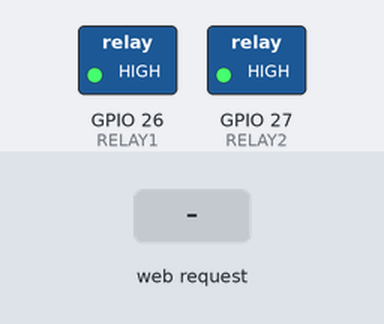
Bench run of a sketch on a simulated ESP32. On the bench: switched loads named in the sketch (green lamp = pin HIGH). The test bench sets the inputs (shaded band). WiFi joins after 1.5 s; servers stay silent unless stated; what the sketch prints to the serial monitor is not drawn.

Above: at 2.7 s.
2.8 s: HTTP request GET /lighton received
At 4.0 s:
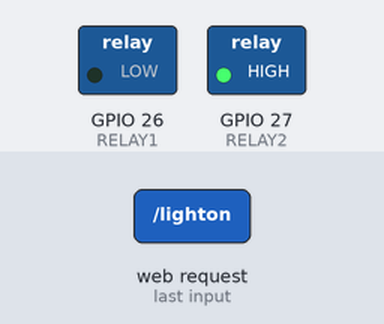
4.3 s: HTTP request GET /fanon received
At 5.4 s:
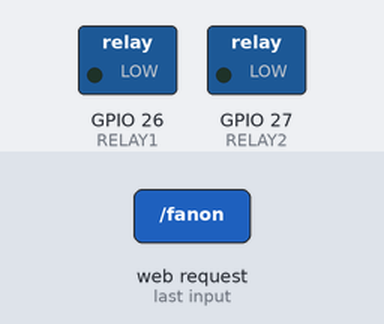
5.8 s: HTTP request GET /lightoff received
At 6.5 s:
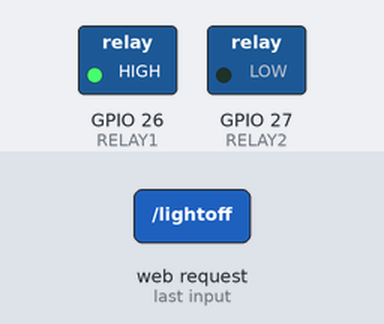
7.3 s: HTTP request GET /fanoff received
At 7.6 s:
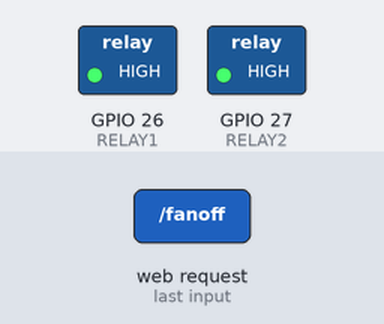
Timing chart, 0 to 9.8 s (numbered marks = the images above; inputs shaded):
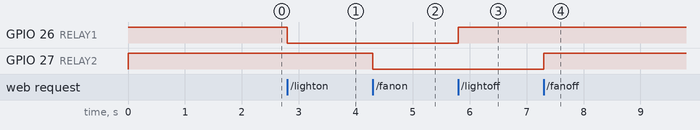

The sketch:

HAND_GESTURE_USING_ESP32.ino
```cpp
#include <WiFi.h>
#include <WebServer.h>

const char* ssid = "homeiot";
const char* password = "homeiot123";

WebServer server(80);

// Relay pins
#define RELAY1 26
#define RELAY2 27

void setup() {
  Serial.begin(115200);

  pinMode(RELAY1, OUTPUT);
  pinMode(RELAY2, OUTPUT);

  digitalWrite(RELAY1, HIGH);
  digitalWrite(RELAY2, HIGH);

  WiFi.begin(ssid, password);

  Serial.print("Connecting");

  while (WiFi.status() != WL_CONNECTED) {
    delay(500);
    Serial.print(".");
  }

  Serial.println("");
  Serial.println("WiFi Connected");
  Serial.println(WiFi.localIP());

  server.on("/lighton", []() {
    digitalWrite(RELAY1, LOW);
    server.send(200, "text/plain", "Light ON");
  });

  server.on("/lightoff", []() {
    digitalWrite(RELAY1, HIGH);
    server.send(200, "text/plain", "Light OFF");
  });

  server.on("/fanon", []() {
    digitalWrite(RELAY2, LOW);
    server.send(200, "text/plain", "Fan ON");
  });

  server.on("/fanoff", []() {
    digitalWrite(RELAY2, HIGH);
    server.send(200, "text/plain", "Fan OFF");
  });

  server.on("/alloff", []() {
    digitalWrite(RELAY1, HIGH);
    digitalWrite(RELAY2, HIGH);
    server.send(200, "text/plain", "ALL OFF");
  });

  server.begin();
}

void loop() {
  server.handleClient();
}
```

Measured:
- after the input at 2.8 s, GPIO 26 (RELAY1): HIGH → LOW at once
- after the input at 4.3 s, GPIO 27 (RELAY2): HIGH → LOW at once
- after the input at 5.8 s, GPIO 26 (RELAY1): LOW → HIGH at once
- after the input at 7.3 s, GPIO 27 (RELAY2): LOW → HIGH at once
